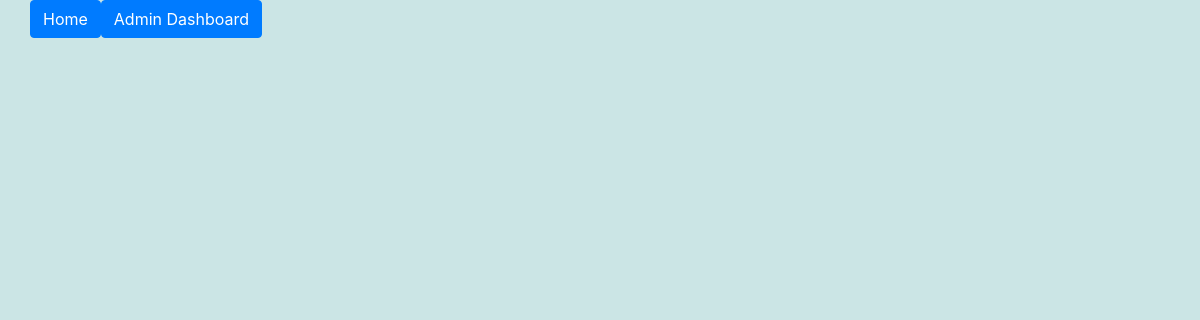
The page /superadmin (signed in) on the database as committed earlier.
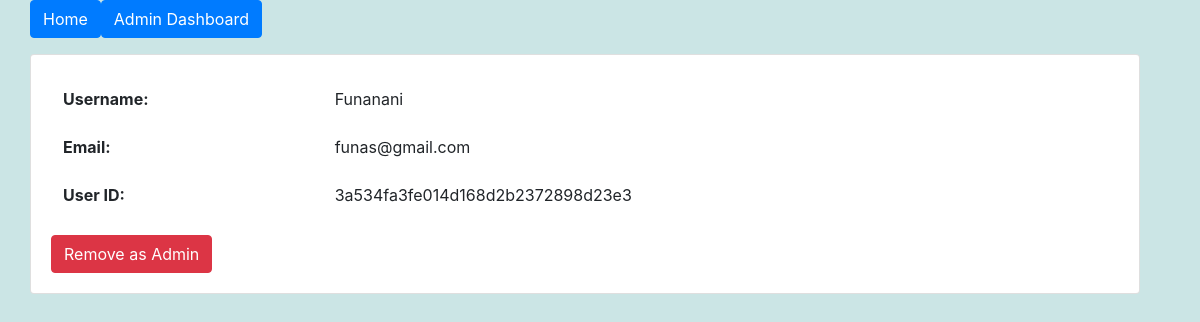
The same page on the database as committed later.
### models.py (models this page shows)
class User(db.Model):
    __tablename__ = 'users'
    id = db.Column(db.String(32) , primary_key=True , unique=True , default=get_uuid)
    email = db.Column(db.String(345), unique=True)
    username = db.Column(db.Text ,unique=True , nullable=False)
    password = db.Column(db.Text , nullable=False)
    is_suspended = db.Column(db.Boolean , nullable=False ,default= False )
    login_attempt = db.Column(db.Integer , nullable=False ,default= 0 )

### main.py (the view)
@app.route('/superadmin', methods=['GET' , 'POST' , 'PUT' , 'DELETE'])
def superadminpage():
    resp = superadmin( session , AdminUser , User , request , db , jsonify)
    return resp

### routes/superadmin.py (called while the page is built, shortened)
def superadmin( session , AdminUser , User , request , db , jsonify):
    user_id = session.get("user_id")
    if user_id is None:
        flash("session expired please login")
        return redirect(url_for('signin'))
    admin_user = AdminUser.query.filter_by(id=user_id).first()
    if admin_user.AccessLevel != 'SuperAdmin':
        return redirect(url_for('homepage'))
    if request.method == 'GET':
        all_admins = AdminUser.query.all()
        all_admins_list = []
        for admin in all_admins:
            admin_user = User.query.filter_by(id=admin.id).first()
            if admin.id != user_id:
                all_admins_list.append(admin_user)
        return render_template('superadmin.html' , all_admins = all_admins_list )

### templates/superadmin.html (shortened to what this page needs)
{% extends "base.html" %}
{% block content %}
  <div class="container" style="margin-left: 0px;">
    <div class="mb-3" style="display: flex;">
      <a href="/home" class="btn btn-primary">Home</a>
      <br>
      <a href="/admin" class="btn btn-primary">Admin Dashboard</a>
    </div>
    <div>
      {% for admin in all_admins %}
        <div class="card mb-3">
          <div class="card-body">
            <table class="table table-borderless">
              <tbody>
                <tr>
                  <th>Username:</th>
                  <td>{{ admin.username }}</td>
                </tr>
                <tr>
                  <th>Email:</th>
                  <td>{{ admin.email }}</td>
                </tr>
                <tr>
                  <th>User ID:</th>
                  <td>{{ admin.id }}</td>
                </tr>
              </tbody>
            </table>
            <form class="removeAdminForm" action='/superadmin' method="post">
              <button type="submit" class="btn btn-danger">Remove as Admin</button>
            </form>
          </div>
        </div>
      {% endfor %}
    </div>
  </div>
{% endblock %}

Rows that differ between the two databases and show on the page:
now on this page (row edited): User: username "Funanani", email "funas@gmail.com", id "3a534fa3fe014d168d2b2372898d23e3"
